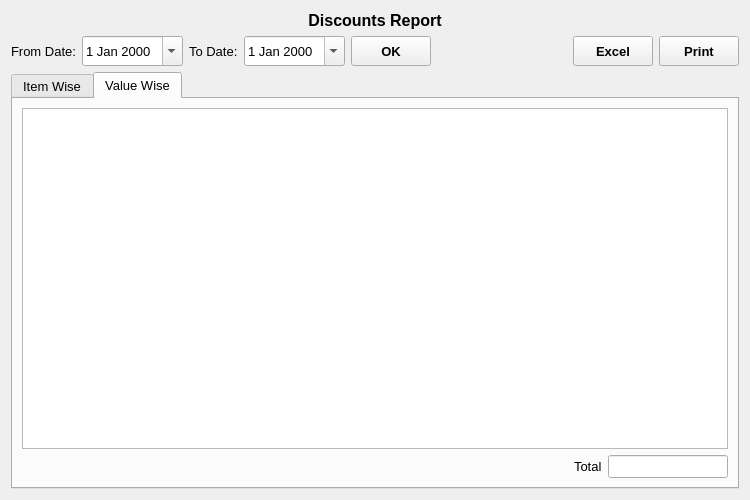
<?xml version="1.0" encoding="UTF-8"?>
<ui version="4.0">
 <class>DiscountsReport</class>
 <widget class="QWidget" name="DiscountsReport">
  <property name="geometry">
   <rect>
    <x>0</x>
    <y>0</y>
    <width>750</width>
    <height>500</height>
   </rect>
  </property>
  <property name="font">
   <font>
    <family>Microsoft YaHei UI</family>
    <pointsize>12</pointsize>
   </font>
  </property>
  <property name="windowTitle">
   <string>Form</string>
  </property>
  <layout class="QVBoxLayout" name="verticalLayout_3">
   <item>
    <widget class="QLabel" name="label">
     <property name="font">
      <font>
       <pointsize>12</pointsize>
       <weight>75</weight>
       <bold>true</bold>
      </font>
     </property>
     <property name="text">
      <string>Discounts Report</string>
     </property>
     <property name="alignment">
      <set>Qt::AlignCenter</set>
     </property>
    </widget>
   </item>
   <item>
    <layout class="QHBoxLayout" name="horizontalLayout">
     <item>
      <widget class="QLabel" name="fromDateLabel">
       <property name="font">
        <font>
         <pointsize>10</pointsize>
        </font>
       </property>
       <property name="text">
        <string>From Date:</string>
       </property>
      </widget>
     </item>
     <item>
      <widget class="QDateEdit" name="fromDateDateEdit">
       <property name="minimumSize">
        <size>
         <width>0</width>
         <height>30</height>
        </size>
       </property>
       <property name="font">
        <font>
         <pointsize>10</pointsize>
        </font>
       </property>
       <property name="calendarPopup">
        <bool>true</bool>
       </property>
      </widget>
     </item>
     <item>
      <widget class="QLabel" name="toDateLabel">
       <property name="font">
        <font>
         <pointsize>10</pointsize>
        </font>
       </property>
       <property name="text">
        <string>To Date:</string>
       </property>
      </widget>
     </item>
     <item>
      <widget class="QDateEdit" name="toDateDateEdit">
       <property name="minimumSize">
        <size>
         <width>0</width>
         <height>30</height>
        </size>
       </property>
       <property name="font">
        <font>
         <pointsize>10</pointsize>
        </font>
       </property>
       <property name="calendarPopup">
        <bool>true</bool>
       </property>
      </widget>
     </item>
     <item>
      <widget class="QToolButton" name="OKButton">
       <property name="minimumSize">
        <size>
         <width>80</width>
         <height>30</height>
        </size>
       </property>
       <property name="font">
        <font>
         <pointsize>10</pointsize>
         <weight>75</weight>
         <bold>true</bold>
        </font>
       </property>
       <property name="text">
        <string>OK</string>
       </property>
      </widget>
     </item>
     <item>
      <spacer name="horizontalSpacer">
       <property name="orientation">
        <enum>Qt::Horizontal</enum>
       </property>
       <property name="sizeHint" stdset="0">
        <size>
         <width>40</width>
         <height>20</height>
        </size>
       </property>
      </spacer>
     </item>
     <item>
      <widget class="QToolButton" name="excelButton">
       <property name="minimumSize">
        <size>
         <width>80</width>
         <height>30</height>
        </size>
       </property>
       <property name="font">
        <font>
         <pointsize>10</pointsize>
         <weight>75</weight>
         <bold>true</bold>
        </font>
       </property>
       <property name="text">
        <string>Excel</string>
       </property>
      </widget>
     </item>
     <item>
      <widget class="QToolButton" name="printButton">
       <property name="minimumSize">
        <size>
         <width>80</width>
         <height>30</height>
        </size>
       </property>
       <property name="font">
        <font>
         <pointsize>10</pointsize>
         <weight>75</weight>
         <bold>true</bold>
        </font>
       </property>
       <property name="text">
        <string>Print</string>
       </property>
      </widget>
     </item>
    </layout>
   </item>
   <item>
    <widget class="QTabWidget" name="tabWidget">
     <property name="font">
      <font>
       <pointsize>10</pointsize>
      </font>
     </property>
     <property name="currentIndex">
      <number>1</number>
     </property>
     <widget class="QWidget" name="itemWiseTab">
      <attribute name="title">
       <string>Item Wise</string>
      </attribute>
      <layout class="QVBoxLayout" name="verticalLayout_2">
       <item>
        <widget class="QTableWidget" name="itemWiseTableWidget">
         <property name="font">
          <font>
           <pointsize>12</pointsize>
          </font>
         </property>
         <property name="alternatingRowColors">
          <bool>true</bool>
         </property>
        </widget>
       </item>
      </layout>
     </widget>
     <widget class="QWidget" name="valueWiseTab">
      <attribute name="title">
       <string>Value Wise</string>
      </attribute>
      <layout class="QVBoxLayout" name="verticalLayout">
       <item>
        <widget class="QTableView" name="amountWiseTableView"/>
       </item>
       <item>
        <layout class="QHBoxLayout" name="horizontalLayout_2">
         <item>
          <spacer name="horizontalSpacer_2">
           <property name="orientation">
            <enum>Qt::Horizontal</enum>
           </property>
           <property name="sizeHint" stdset="0">
            <size>
             <width>40</width>
             <height>20</height>
            </size>
           </property>
          </spacer>
         </item>
         <item>
          <widget class="QLabel" name="label_2">
           <property name="text">
            <string>Total</string>
           </property>
          </widget>
         </item>
         <item>
          <widget class="QLineEdit" name="totalLine">
           <property name="minimumSize">
            <size>
             <width>0</width>
             <height>0</height>
            </size>
           </property>
           <property name="maximumSize">
            <size>
             <width>120</width>
             <height>16777215</height>
            </size>
           </property>
           <property name="readOnly">
            <bool>true</bool>
           </property>
          </widget>
         </item>
        </layout>
       </item>
      </layout>
     </widget>
    </widget>
   </item>
  </layout>
 </widget>
 <resources/>
 <connections/>
</ui>
